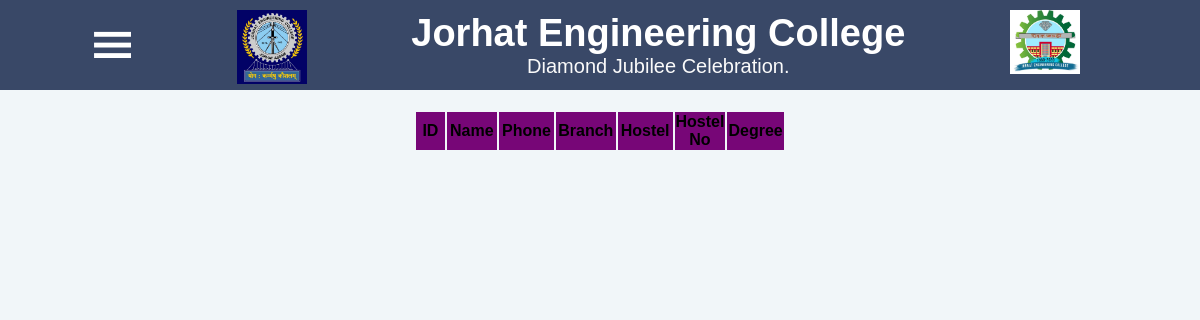
The page /viewstu.php on the database as committed earlier.
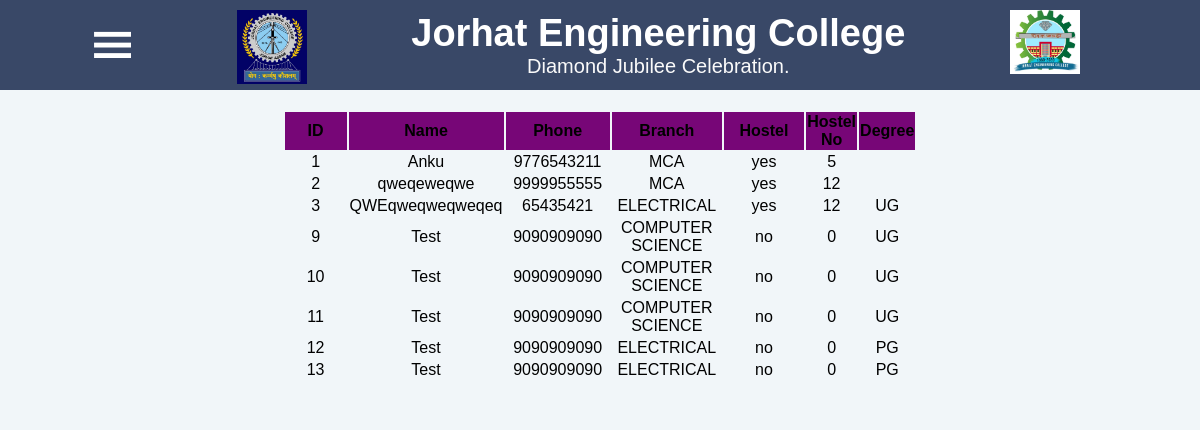
The same page on the database as committed later.
### tables this page shows
CREATE TABLE `student` (
  `sid` int(100) NOT NULL,
  `name` varchar(100) NOT NULL,
  `phone` varchar(12) NOT NULL,
  `branch` varchar(100) NOT NULL,
  `hostel` varchar(10) NOT NULL,
  `hostelno` int(10) NOT NULL,
  `degree` varchar(10) NOT NULL
);

### viewstu.php (the view, shortened to what this page needs)
<!DOCTYPE html>
<html lang="en">
<head>
    <link rel="stylesheet" href="st.css">
</head>
<body>
    <div class="head">
        <div class="hide" id="nav_button" onclick="nav_button()">
            <h1>|||</h1>
        </div>
        <div class="logo">
            <img src="logo.jpg" alt="logo">
        </div>
        <div class="text">
            <h1>Jorhat Engineering College</h1>
            <p>Diamond Jubilee Celebration.</p>
        </div>
        <div class="logo">
            <img src="logo2.jpg" alt="logo2">
        </div>
    </div>
    <main>
        <div id="myModal" class="modal">
        <table id="datatable" class="my-table-all">
                <thead >
                    <th class="my-text-white" style="text-align:center;width:20%; background-color: #770677;">ID</th>
                    <th class="my-text-white" style="text-align:center;width:20%; background-color: #770677;">Name</th>
                    <th class="my-text-white" style="text-align:center;width:20%; background-color: #770677;">Phone</th>
                    <th class="my-text-white" style="text-align:center;width:20%; background-color: #770677;">Branch</th>
                    <th class="my-text-white" style="text-align:center;width:20%; background-color: #770677;">Hostel</th>
                    <th class="my-text-white" style="text-align:center;width:20%; background-color: #770677;">Hostel No</th>
                    <th class="my-text-white" style="text-align:center;width:20%; background-color: #770677;">Degree</th>
                </thead>
                <tbody>
                    <?php
                      include "connect.php";
                      $sql="select * from student";
                      $result=mysqli_query($con,$sql);
                      while($row=mysqli_fetch_array($result))
                          {
                          echo'<tr class="my-white" style="border-width: 0px;">';
                                echo'<td style="width:20%; text-align:center;">'.$row[0].'</td>';
                                echo'<td style="width:20%; text-align:center;">'.$row[1].'</td>';
                                echo'<td style="width:20%; text-align:center;">'.$row[2].'</td>';
                                echo'<td style="width:20%; text-align:center;">'.$row[3].'</td>';
                                echo'<td style="width:20%; text-align:center;">'.$row[4].'</td>';
                                echo'<td style="width:20%; text-align:center;">'.$row[5].'</td>';
                                echo'<td style="width:20%; text-align:center;">'.$row[6].'</td>';
                        echo'</tr>';
                          }
                      ?>
                </tbody>
            </table>
        </div>
    </main>
</body>
</html>

### st.css (style rules this page uses)
* { margin: 0; box-sizing: border-box; font-family:sans-serif; }
body { background-color: #F1F6F9; }
img { width: 70px; margin: 0 20px; }
.hide { display: flex; justify-content: center; align-items: center; transform: rotate(90deg); }
.head { display: flex; justify-content: space-between; height: 90px; padding: 10px 100px; position: fixed; top: 0; z-index: 10; background-color: #394867; width: 100%; }
.head h1 { font-size: 30px; color: rgb(255, 255, 255); padding: 0; cursor: default; }
.head p { font-size: 20px; color: rgb(250, 250, 250); }
.text { display: flex; flex-direction: column; justify-content: center; align-items: center; }
.head h1 { font-size: 38px; font-weight: 600; color: rgb(255, 255, 255); }
main { display: flex; margin-top: 90px; }
.modal { position: relative; overflow: auto; background-color: #F1F6F9; flex: 5; display: flex; justify-content: center; align-items: center; padding: 20px 0; height: 100%; }

Rows that differ between the two databases and show on the page:
added student: sid "1", name "Anku", phone "9776543211", branch "MCA", hostel "yes", hostelno "5"
added student: sid "2", name "qweqeweqwe", phone "9999955555", branch "MCA", hostel "yes", hostelno "12"
added student: sid "3", name "QWEqweqweqweqeq", phone "65435421", branch "ELECTRICAL", hostel "yes", hostelno "12", degree "UG"
added student: sid "9", name "Test", phone "9090909090", branch "COMPUTER SCIENCE", hostel "no", hostelno "0", degree "UG"
added student: sid "10", name "Test", phone "9090909090", branch "COMPUTER SCIENCE", hostel "no", hostelno "0", degree "UG"
added student: sid "11", name "Test", phone "9090909090", branch "COMPUTER SCIENCE", hostel "no", hostelno "0", degree "UG"
added student: sid "12", name "Test", phone "9090909090", branch "ELECTRICAL", hostel "no", hostelno "0", degree "PG"
added student: sid "13", name "Test", phone "9090909090", branch "ELECTRICAL", hostel "no", hostelno "0", degree "PG"
